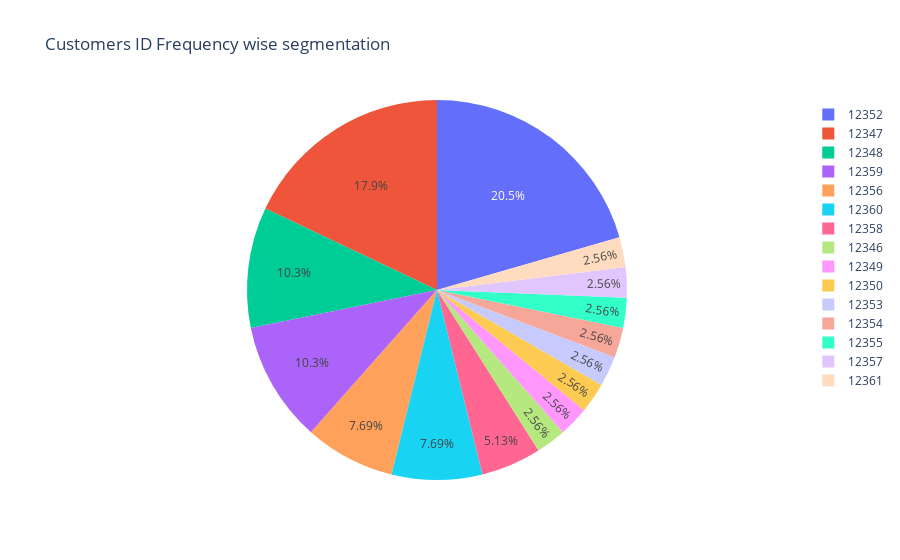

This figure's notebook cell:
### Code cell
#grouping Customer Ids on basis of Frequency and getting top 15 customers
df_local =  rfm.groupby('Customer ID').agg({"Frequency" : "sum"}).reset_index()[:15]
fig = px.pie(df_local , values='Frequency', names="Customer ID", title='Customers ID Frequency wise segmentation')
fig.show()

### Figure 1 — Plotly figure (JSON) as saved in the notebook; plotly's stock layout.template omitted (floating-point values rounded to 4 significant figures)
{"data": [{"domain": {"x": [0, 1], "y": [0, 1]}, "hovertemplate": "Customer ID=%{label}<br>Frequency=%{value}<extra></extra>", "labels": [12346, 12347, 12348, 12349, 12350, 12352, 12353, 12354, 12355, 12356, 12357, 12358, 12359, 12360, 12361], "legendgroup": "", "name": "", "showlegend": true, "type": "pie", "values": [1, 7, 4, 1, 1, 8, 1, 1, 1, 3, 1, 2, 4, 3, 1]}], "layout": {"legend": {"tracegroupgap": 0}, "title": {"text": "Customers ID Frequency wise segmentation"}}}
